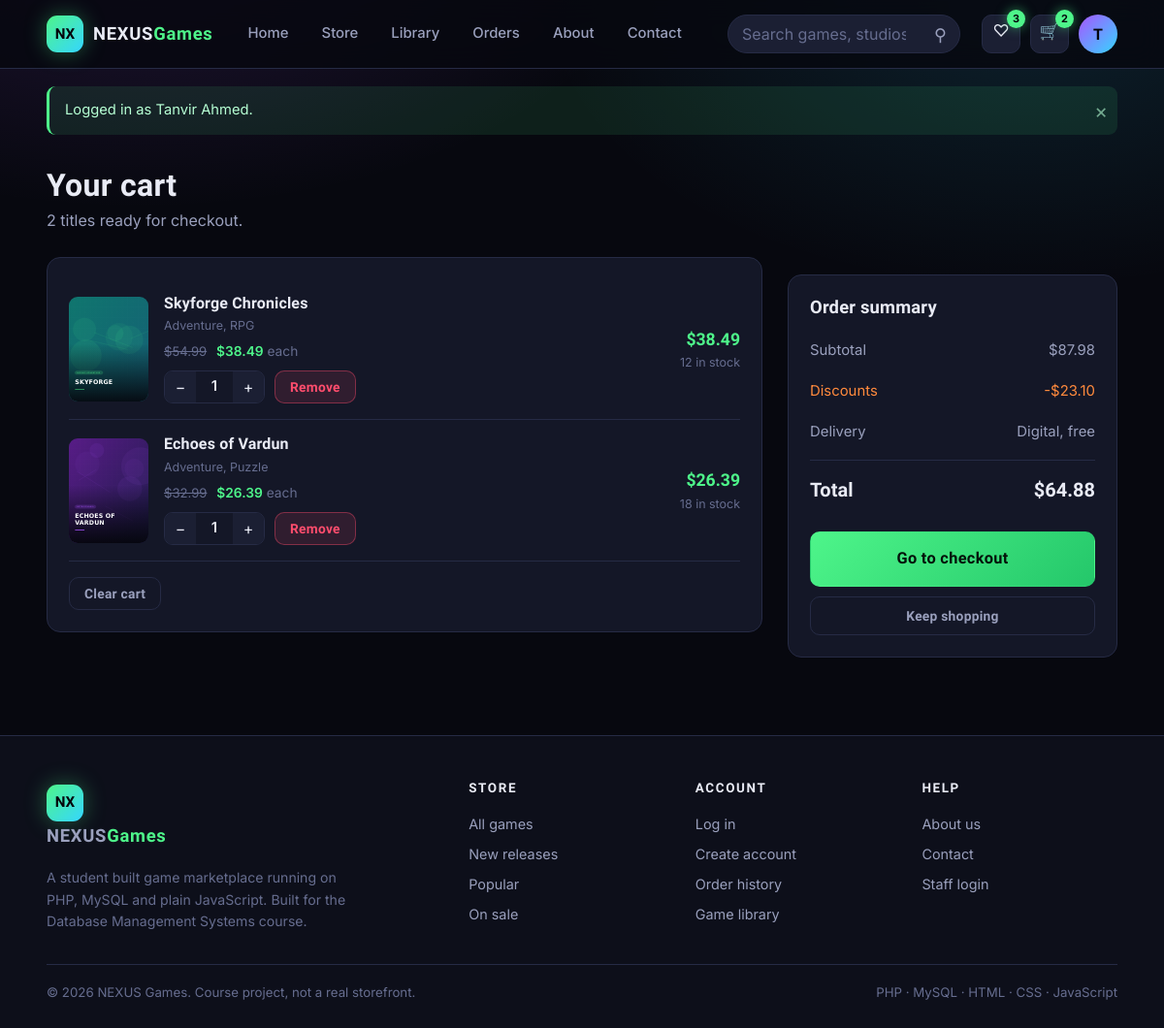
Page /cart.php (signed in) on the committed database.
### tables this page shows
CREATE TABLE cart_items (
    cart_item_id INT AUTO_INCREMENT PRIMARY KEY,
    cart_id      INT NOT NULL,
    game_id      INT NOT NULL,
    quantity     INT NOT NULL DEFAULT 1,
    added_at     TIMESTAMP NOT NULL DEFAULT CURRENT_TIMESTAMP,
    UNIQUE KEY uq_cart_game (cart_id, game_id),
    CONSTRAINT fk_ci_cart FOREIGN KEY (cart_id) REFERENCES carts(cart_id) ON DELETE CASCADE ON UPDATE CASCADE,
    CONSTRAINT fk_ci_game FOREIGN KEY (game_id) REFERENCES games(game_id) ON DELETE CASCADE ON UPDATE CASCADE,
    CONSTRAINT chk_ci_qty CHECK (quantity > 0)
);

### backend/functions.php (called while the page is built, shortened)
<?php
function e($value) {
    return htmlspecialchars((string)$value, ENT_QUOTES, 'UTF-8');
}
function money($amount) {
    return '$' . number_format((float)$amount, 2);
}
function url($path = '') {
    return BASE_URL . ltrim($path, '/');
}
function cover_url($file) {
    $file = trim((string)$file);
    if ($file !== '' && file_exists(__DIR__ . '/../images/' . $file)) {
        return url('images/' . $file);
    }
    return url('images/placeholder.svg');
}
function current_user_id() {
    return (int)($_SESSION['user_id'] ?? 0);
}
function cart_rows(PDO $pdo, $userId) {
    $stmt = $pdo->prepare(
        'SELECT ci.cart_item_id, ci.quantity, v.game_id, v.title, v.cover_image, v.price,
                v.final_price, v.discount_percentage, v.stock, v.genres,
                ROUND(v.final_price * ci.quantity, 2) AS line_total
           FROM cart_items ci
           JOIN carts c            ON c.cart_id = ci.cart_id
           JOIN game_catalog_view v ON v.game_id = ci.game_id
          WHERE c.user_id = ?
          ORDER BY ci.added_at DESC'
    );
    $stmt->execute([$userId]);
    return $stmt->fetchAll();
}
function cart_totals(array $rows) {
    $subtotal = 0.0;
    $savings  = 0.0;
    foreach ($rows as $r) {
        $subtotal += (float)$r['price'] * (int)$r['quantity'];
        $savings  += ((float)$r['price'] - (float)$r['final_price']) * (int)$r['quantity'];
    }
    return [
        'subtotal' => round($subtotal, 2),
        'savings'  => round($savings, 2),
        'total'    => round($subtotal - $savings, 2),
    ];
}

### cart.php (the view, shortened to what this page needs)
<?php
require_once __DIR__ . '/backend/functions.php';
$items  = cart_rows($pdo, current_user_id());
$totals = cart_totals($items);
require __DIR__ . '/backend/header.php';
?>
<div class="wrap page-head">
  <h1>Your cart</h1>
  <p><?= count($items) ?> title<?= count($items) === 1 ? '' : 's' ?> ready for checkout.</p>
</div>
<?php if (!$items): ?>
  <div class="wrap panel empty">
    <div class="glyph">&#128722;</div>
    <h3>Your cart is empty</h3>
    <p>Browse the store and add something you like.</p>
    <a class="btn btn-primary" href="<?= url('games.php') ?>">Browse games</a>
  </div>
<?php else: ?>
<div class="wrap cart-layout">
  <div class="panel">
    <?php foreach ($items as $item): ?>
      <div class="cart-item">
        <a href="<?= url('game_details.php?id=' . (int)$item['game_id']) ?>">
          <img src="<?= cover_url($item['cover_image']) ?>" alt="<?= e($item['title']) ?>">
        </a>
        <div>
          <h4><a href="<?= url('game_details.php?id=' . (int)$item['game_id']) ?>"><?= e($item['title']) ?></a></h4>
          <p class="card-meta"><?= e($item['genres']) ?></p>
          <p style="font-size:.86rem;margin-top:5px">
            <?php if ((float)$item['discount_percentage'] > 0): ?>
              <span class="price-old"><?= money($item['price']) ?></span>
            <?php endif; ?>
            <span style="color:var(--green);font-weight:600"><?= money($item['final_price']) ?></span>
            <span style="color:var(--text-faint)"> each</span>
          </p>
          <div style="display:flex;gap:10px;align-items:center;margin-top:9px">
            <form method="post" action="<?= url('backend/cart_actions.php') ?>" class="qty">
              <button type="submit" name="action" value="decrease" aria-label="Decrease quantity">&minus;</button>
              <span><?= (int)$item['quantity'] ?></span>
              <button type="submit" name="action" value="increase" aria-label="Increase quantity">&plus;</button>
            </form>
            <form method="post" action="<?= url('backend/cart_actions.php') ?>">
              <button class="btn btn-danger btn-sm" type="submit">Remove</button>
            </form>
          </div>
        </div>
        <div style="text-align:right">
          <div class="price"><?= money($item['line_total']) ?></div>
          <div style="font-size:.78rem;color:var(--text-faint)"><?= (int)$item['stock'] ?> in stock</div>
        </div>
      </div>
    <?php endforeach; ?>
    <form method="post" action="<?= url('backend/cart_actions.php') ?>" style="margin-top:16px">
      <button class="btn btn-ghost btn-sm" type="submit" data-confirm="Remove every item from your cart?">Clear cart</button>
    </form>
  </div>
  <div class="panel">
    <h3>Order summary</h3>
    <div class="summary-line"><span>Subtotal</span><span><?= money($totals['subtotal']) ?></span></div>
    <?php if ($totals['savings'] > 0): ?>
      <div class="summary-line save"><span>Discounts</span><span>-<?= money($totals['savings']) ?></span></div>
    <?php endif; ?>
    <div class="summary-line"><span>Delivery</span><span>Digital, free</span></div>
    <div class="summary-line total"><span>Total</span><span><?= money($totals['total']) ?></span></div>
    <a class="btn btn-primary btn-block btn-lg" style="margin-top:18px" href="<?= url('checkout.php') ?>">
      Go to checkout
    </a>
    <a class="btn btn-ghost btn-block btn-sm" style="margin-top:10px" href="<?= url('games.php') ?>">Keep shopping</a>
  </div>
</div>
<?php endif; ?>
<?php require __DIR__ . '/backend/footer.php'; ?>

### css/style.css (style rules this page uses)
:root { --bg: #07080f; --bg-soft: #0d0f1a; --surface: #12142099; --surface-solid: #141727; --surface-2: #1b1f33; --line: #262b45; --text: #e9ebf5; --text-dim: #9aa0bd; --text-faint: #666d8f; --green: #4ef58a; --purple: #a855ff; --blue: #35d6ff; --orange: #ff8a3d; --red: #ff4d6d; --radius: 14px; --radius-sm: 9px; --shadow: 0 18px 45px rgba(0,0,0,.55); --ease: cubic-bezier(.22,.9,.3,1); --display: 'Chakra Petch', 'Segoe UI', system-ui, sans-serif; --body: 'Inter', 'Segoe UI', system-ui, -apple-system, sans-serif; }
* { margin: 0; padding: 0; box-sizing: border-box; }
html { scroll-behavior: smooth; }
body { font-family: var(--body); background: var(--bg); color: var(--text); line-height: 1.6; min-height: 100vh; display: flex; flex-direction: column; background-image: radial-gradient(900px 500px at 12% -8%, rgba(168,85,255,.16), transparent 60%), radial-gradient(800px 480px at 88% 0%, rgba(53,214,255,.12), transparent 62%); background-attachment: fixed; }
a { color: inherit; text-decoration: none; }
img { max-width: 100%; display: block; }
input, select, textarea, button { font-family: inherit; font-size: inherit; }
h1, h2, h3, h4 { font-family: var(--display); font-weight: 700; line-height: 1.15; letter-spacing: .01em; }
.wrap { width: min(1240px, 92vw); margin-inline: auto; }
.btn { display: inline-flex; align-items: center; justify-content: center; gap: 8px; padding: 11px 22px; border: 1px solid transparent; border-radius: 10px; font-family: var(--display); font-weight: 600; font-size: .95rem; letter-spacing: .02em; cursor: pointer; text-align: center; transition: transform .18s var(--ease), box-shadow .22s var(--ease), background .2s var(--ease), border-color .2s var(--ease); }
.btn-sm { padding: 8px 15px; font-size: .86rem; }
.btn-lg { padding: 14px 30px; font-size: 1.02rem; }
.btn-block { width: 100%; }
.btn-primary { background: linear-gradient(135deg, var(--green), #24c76a); color: #04120a; }
.btn-ghost { background: transparent; border-color: var(--line); color: var(--text-dim); }
.btn-danger { background: rgba(255,77,109,.12); border-color: rgba(255,77,109,.4); color: var(--red); }
.card-meta { font-size: .78rem; color: var(--text-faint); }
.price { font-family: var(--display); font-weight: 700; font-size: 1.1rem; color: var(--green); }
.price-old { font-size: .82rem; color: var(--text-faint); text-decoration: line-through; margin-right: 6px; }
.panel { background: var(--surface-solid); border: 1px solid var(--line); border-radius: var(--radius); padding: 22px; }
.panel + .panel { margin-top: 18px; }
.panel h3 { font-size: 1.15rem; margin-bottom: 14px; }
.page-head { margin-top: 34px; margin-bottom: 22px; }
.page-head h1 { font-size: 2rem; }
.page-head p { color: var(--text-dim); margin-top: 6px; }
.cart-layout { display: grid; grid-template-columns: 1fr 340px; gap: 26px; margin-top: 24px; align-items: start; }
.cart-item { display: grid; grid-template-columns: 82px 1fr auto; gap: 16px; padding: 16px 0; border-bottom: 1px solid var(--line); align-items: center; }
.cart-item img { width: 82px; height: 108px; object-fit: cover; border-radius: var(--radius-sm); }
.cart-item h4 { font-size: 1rem; margin-bottom: 4px; }
.qty { display: inline-flex; align-items: center; border: 1px solid var(--line); border-radius: var(--radius-sm); overflow: hidden; }
.qty button { width: 32px; height: 32px; background: var(--surface-2); border: none; color: var(--text); cursor: pointer; font-size: 1rem; transition: .18s var(--ease); }
.qty span { min-width: 38px; text-align: center; font-weight: 600; font-size: .93rem; }
.summary-line { display: flex; justify-content: space-between; padding: 9px 0; font-size: .93rem; color: var(--text-dim); }
.summary-line.total { border-top: 1px solid var(--line); margin-top: 8px; padding-top: 14px; font-family: var(--display); font-size: 1.25rem; font-weight: 700; color: var(--text); }
.summary-line.save { color: var(--orange); }

### rows in the picture
cart_items: shows a picture, title "Skyforge Chronicles", genres "Adventure, RPG", price "$54.99", final_price "$38.49", quantity "1", line_total "$38.49", stock "12"
cart_items: shows a picture, title "Echoes of Vardun", genres "Adventure, Puzzle", price "$32.99", final_price "$26.39", quantity "1", line_total "$26.39", stock "18"

### other values in the picture
$navWishCount "3"
$navCartCount "2"
substr(current_user_name(), 0, 1) "T"
$f['message'] "Logged in as Tanvir Ahmed."
count($items) "2"
money($totals['subtotal']) "$87.98"
money($totals['savings']) "$23.10"
money($totals['total']) "$64.88"
SITE_NAME "NEXUS Games"
